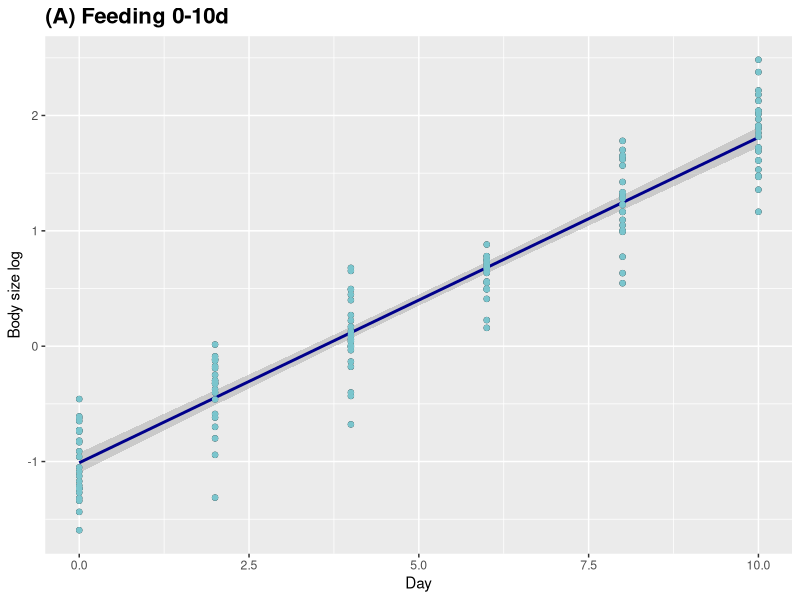
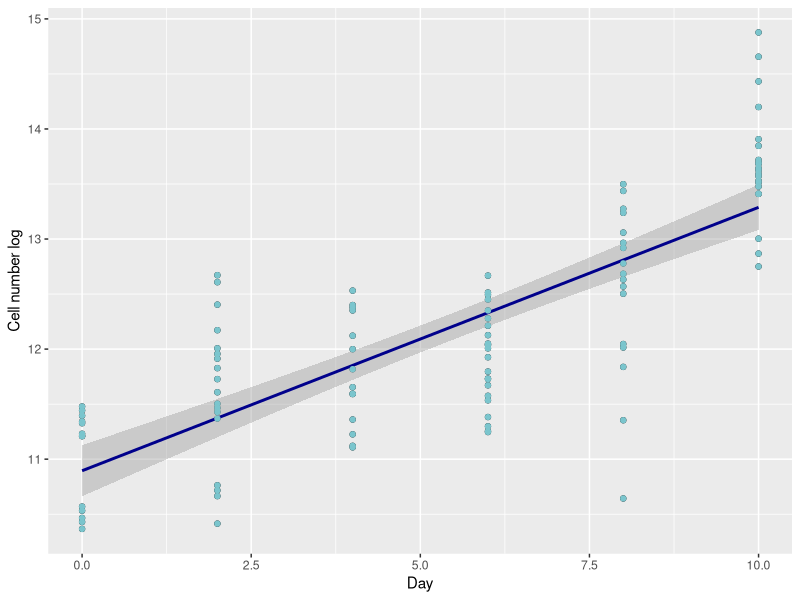
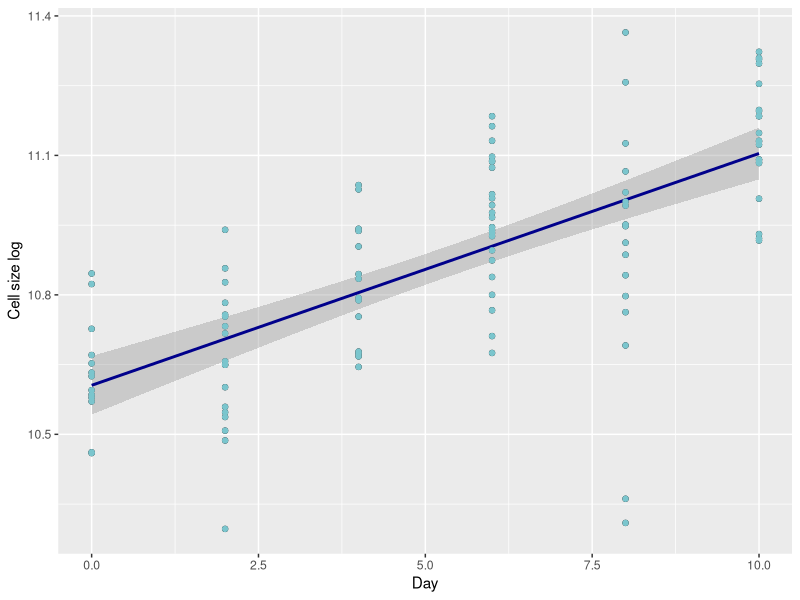
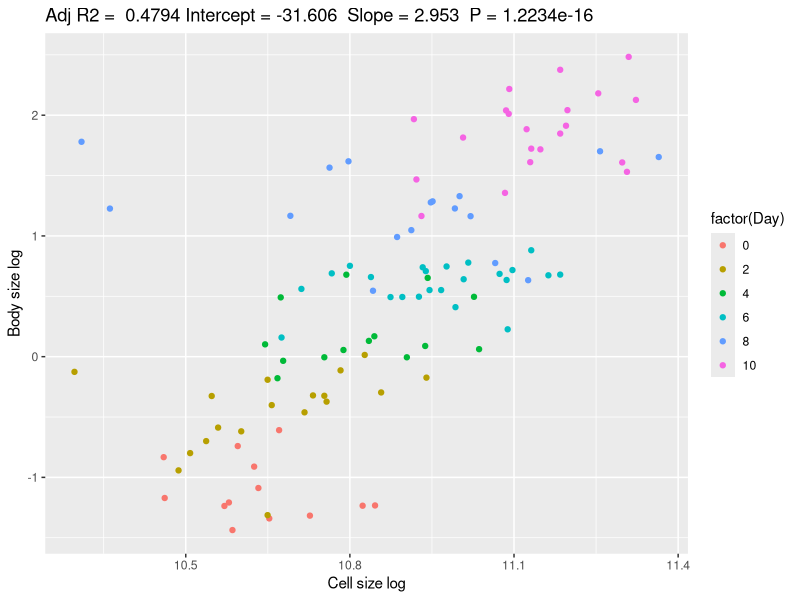
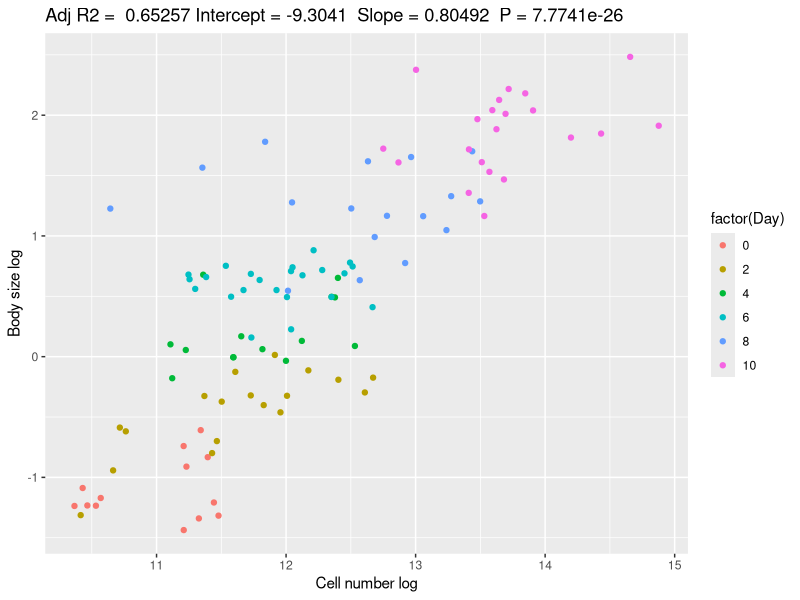
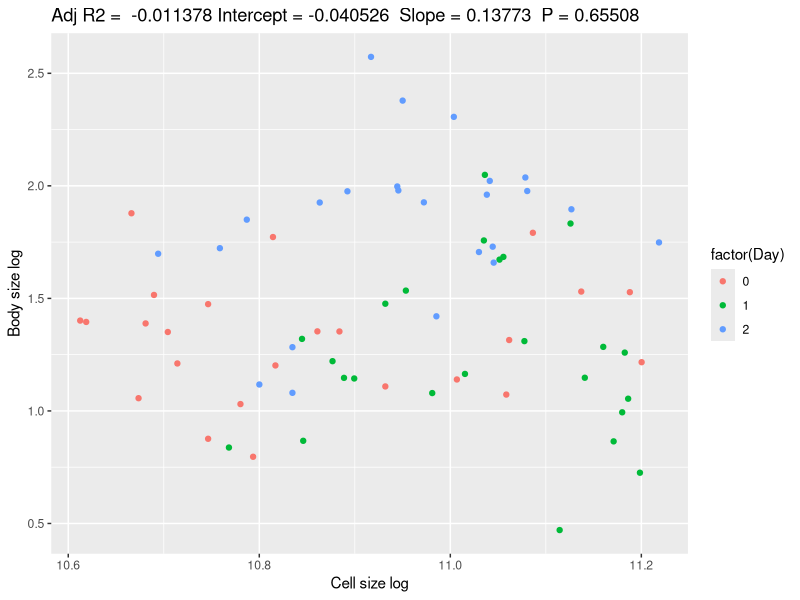
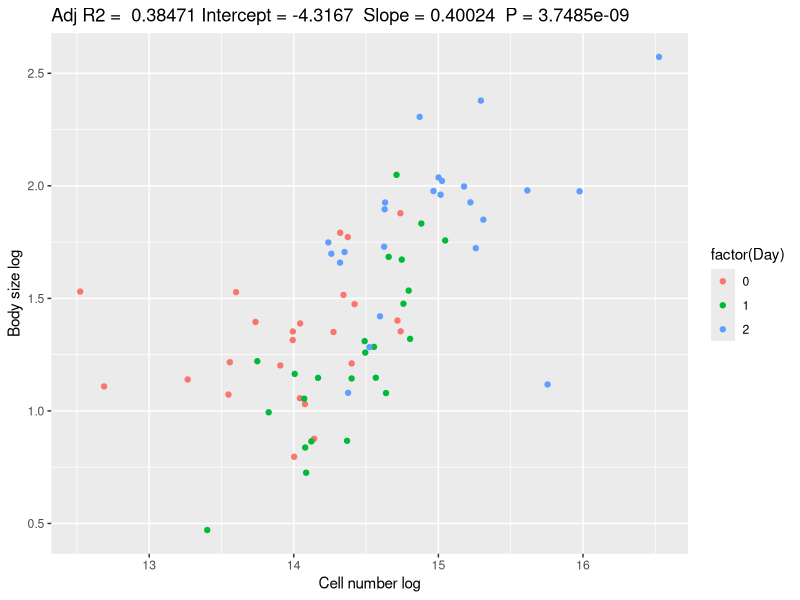
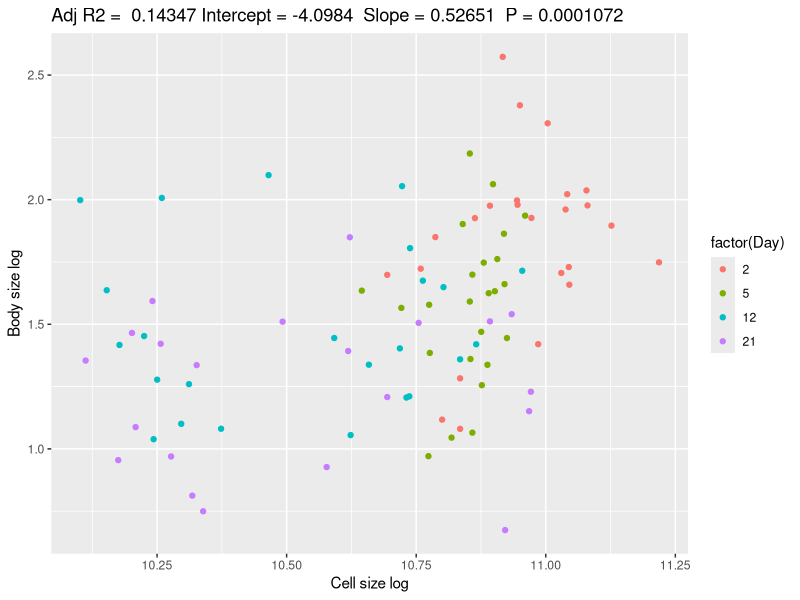

Here is the R script that generated these plots, in order: (Note: this script raises an error after producing the figures.)
#imports
library(ggplot2)
library(gridExtra)

#FEEDING
#open data files .csv for feeding periods 0-10d
#df.growth contains body size, cell number and cell size
#df.growth.body contains only body size (with more data points than the data frame above)
df.growth = read.csv("Data/nematostella_growth_bgp.csv")
df.growth.body=read.csv("Data/body_size_growth_bgp.csv")

#fit simple linear regressions for log body size, log cell number and log cell size  with respect to day
my.lm.bodysize = lm(log.body.size ~ Day, data=df.growth.body)
summary(my.lm.bodysize) #summary statistics of the linear model
AIC(my.lm.bodysize)#compute the AIC value for future model selection

my.lm.cellnumber = lm(log.cell.number ~ Day_y, data=df.growth)
summary(my.lm.cellnumber)
AIC(my.lm.cellnumber)

my.lm.cellsize = lm(log.cell.size ~ Day, data=df.growth)
summary(my.lm.cellsize)
AIC(my.lm.cellsize)

#plots of the simple linear regressions

ggplot(df.growth.body, aes(x = Day, y = log.body.size)) + 
  geom_point() +
  stat_smooth(method = "lm", col = "darkblue")+geom_point(color='cadetblue3')+
  labs(title ="(A) Feeding 0-10d", y='Body size log')+
  theme(plot.title = element_text(face="bold", size=16))

ggplot(df.growth, aes(x = Day_y, y = log.cell.number)) + 
  geom_point() +
  stat_smooth(method = "lm", col = "darkblue")+geom_point(color='cadetblue3')+
  labs(y='Cell number log', x='Day')

ggplot(df.growth, aes(x = Day, y = log.cell.size)) + 
  geom_point() +
  stat_smooth(method = "lm", col = "darkblue")+geom_point(color='cadetblue3')+
  labs(y='Cell size log')


#Fit a multiple linear regression model to find correlations between log body size and log cell number and size
my.lm.growth = lm(log.body.size ~ log.cell.size + log.cell.number, data=df.growth)
summary(my.lm.growth)
AIC(my.lm.growth)

#Fit two simple linear regressions to find correlations between body size and cell size, and body size
#and cell number
my.lm.growth.size = lm(log.body.size ~ log.cell.size, data=df.growth)
summary(my.lm.growth.size)
AIC(my.lm.growth.size)

my.lm.growth.numb = lm(log.body.size ~ log.cell.number, data=df.growth)
summary(my.lm.growth.numb)
AIC(my.lm.growth.numb)

#plots of the independent correlations
ggplot(df.growth, aes(x = log.cell.size, y = log.body.size, col=factor(Day))) + 
  geom_point()+
  labs(title = paste("Adj R2 = ",signif(summary(my.lm.growth.size)$adj.r.squared, 5),
                     "Intercept =",signif(my.lm.growth.size$coef[[1]],5 ),
                     " Slope =",signif(my.lm.growth.size$coef[[2]], 5),
                     " P =",signif(summary(my.lm.growth.size)$coef[2,4], 5)), y='Body size log',
       x='Cell size log')

ggplot(df.growth, aes(x = log.cell.number, y = log.body.size, col=factor(Day))) + 
  geom_point()+
  labs(title = paste("Adj R2 = ",signif(summary(my.lm.growth.numb)$adj.r.squared, 5),
                     "Intercept =",signif(my.lm.growth.numb$coef[[1]],5 ),
                     " Slope =",signif(my.lm.growth.numb$coef[[2]], 5),
                     " P =",signif(summary(my.lm.growth.numb)$coef[2,4], 5)), y='Body size log',
       x='Cell number log')

#STARVATION
#open data file containing body size, cell number and cell size for starvation periods 0-21d
df.degrowth = read.csv("Data/nematostella_degrowth_bgp.csv")
df.degrowth02=subset(df.degrowth, Day <=2) #get first part where growth happens
df.degrowth221 = subset(df.degrowth, Day>= 2) #get second part where degrowth happens

#Fit a multiple linear regression model to find correlations between log body size and log cell number and size
#for growth and degrowth phases in starvation
my.lm.degrowth02 = lm(log.body.size~ log.cell.size + log.cell.number, data=df.degrowth02)
summary(my.lm.degrowth02)
AIC(my.lm.degrowth02)

my.lm.degrowth221 = lm(log.body.size ~ log.cell.size + log.cell.number, data=df.degrowth221)
summary(my.lm.degrowth221)
AIC(my.lm.degrowth221)


#Fit simple linear regressions to find correlations between body size and cell size, and body size
#and cell number, separately

#growth phase
my.lm.degrowth02.size = lm(log.body.size ~ log.cell.size, data=df.degrowth02)
summary(my.lm.degrowth02.size)
AIC(my.lm.degrowth02.size)

my.lm.degrowth02.numb = lm(log.body.size ~ log.cell.number, data=df.degrowth02)
summary(my.lm.degrowth02.numb)
AIC(my.lm.degrowth02.numb)

#plots
ggplot(df.degrowth02, aes(x = log.cell.size, y = log.body.size, col=factor(Day))) + 
  geom_point()+
  labs(title = paste("Adj R2 = ",signif(summary(my.lm.degrowth02.size)$adj.r.squared, 5),
                     "Intercept =",signif(my.lm.degrowth02.size$coef[[1]],5 ),
                     " Slope =",signif(my.lm.degrowth02.size$coef[[2]], 5),
                     " P =",signif(summary(my.lm.degrowth02.size)$coef[2,4], 5)), y='Body size log',
       x='Cell size log')



ggplot(df.degrowth02, aes(x = log.cell.number, y = log.body.size, col=factor(Day))) + 
  geom_point()+
  labs(title = paste("Adj R2 = ",signif(summary(my.lm.degrowth02.numb)$adj.r.squared, 5),
                     "Intercept =",signif(my.lm.degrowth02.numb$coef[[1]],5 ),
                     " Slope =",signif(my.lm.degrowth02.numb$coef[[2]], 5),
                     " P =",signif(summary(my.lm.degrowth02.numb)$coef[2,4], 5)), y='Body size log',
       x='Cell number log')

#degrowth phase
my.lm.degrowth221.size = lm(log.body.size ~ log.cell.size, data=df.degrowth221)
summary(my.lm.degrowth221.size)
AIC(my.lm.degrowth221.size)


my.lm.degrowth221.numb = lm(log.body.size ~ log.cell.number, data=df.degrowth221)
summary(my.lm.degrowth221.numb)
AIC(my.lm.degrowth221.numb)

#plots
ggplot(df.degrowth221, aes(x = log.cell.size, y = log.body.size, col=factor(Day))) + 
  geom_point()+
  labs(title = paste("Adj R2 = ",signif(summary(my.lm.degrowth221.size)$adj.r.squared, 5),
                     "Intercept =",signif(my.lm.degrowth221.size$coef[[1]],5 ),
                     " Slope =",signif(my.lm.degrowth221.size$coef[[2]], 5),
                     " P =",signif(summary(my.lm.degrowth221.size)$coef[2,4], 5)), y='Body size log',
       x='Cell size log')

ggplot(df.degrowth221, aes(x = log.cell.number, y = log.body.size, col=factor(Day))) + 
  geom_point()+
  labs(title = paste("Adj R2 = ",signif(summary(my.lm.degrowth221.numb)$adj.r.squared, 5),
                     "Intercept =",signif(my.lm.degrowth221.numb$coef[[1]],5 ),
                     " Slope =",signif(my.lm.degrowth221.numb$coef[[2]], 5),
                     " P =",signif(summary(my.lm.degrowth221.numb)$coef[2,4], 5)), y='Body size log',
       x='Cell number log')


#REFEEDING
#Open data files for the two different treatments, 170d and 200d
df.treatments = read.csv("Data/treatments.csv") #data points for 170d and 200d merged together
df.treatment_170d = read.csv("Data/treatment_170d.csv") #data points for 170d
df.treatment_200d = read.csv("Data/treatment_200d.csv") #data points for 200d

#Fit simple linear regression models
my.lm.treatments = lm(log.body.size ~ Day, data=df.treatments)
summary(my.lm.treatments)
AIC(my.lm.treatments)

my.lm.treatment_170d = lm(log.body.size ~ Day, data=df.treatment_170d)
summary(my.lm.treatment_170d)
AIC(my.lm.treatment_170d)

my.lm.treatment_200d = lm(log.body.size ~ Day, data=df.treatment_200d)
summary(my.lm.treatment_200d)
AIC(my.lm.treatment_200d)

#plot
p=ggplot(df.treatment_170d, aes(x = Day, y = log.body.size, color="170d")) + 
  geom_point(col='orange') +
  stat_smooth(method = "lm", aes(color="170d"))+
  labs(title='Re-feeding', y='Body size log', x='Day') 
p=p+geom_point(data = df.treatment_200d, aes(color="200d"))+
  stat_smooth(data = df.treatment_200d, method = "lm", aes(color="200d"))
p=p+
  stat_smooth(data = df.treatments, method = "lm", aes(color="both"))+
  scale_color_manual(name = "", values = c("170d" = "orange", 
                                           "200d" = "purple", "both"="black"))
print(p)

#plot removing the linear regression model for the merged dataset 
p=ggplot(df.treatment_170d, aes(x = Day, y = log.body.size, color="170 days")) + 
  geom_point(col='orange') +
  stat_smooth(method = "lm", aes(color="170 days"))+
  labs(title='(B) Refeeding', y='Body size log', x='Day')+
  theme(plot.title = element_text(face="bold", size=16)) 
p=p+geom_point(data = df.treatment_200d, aes(color="200 days"))+
  stat_smooth(data = df.treatment_200d, method = "lm", aes(color="200 days"))+
  scale_color_manual(name = "After starved for:", values = c("170 days" = "orange", 
                                                             "200 days" = "purple"))
print(p)

#long starvation data
df.longB = read.csv("Data/long_starvation_B.csv")
df.longanB = read.csv("Data/long_starvation_analogous_B.csv")

my.lm.longB = lm(log.body.size ~ Day, data=df.longB)
summary(my.lm.longB)
sigma(my.lm.longB)
AIC(my.lm.longB)

my.lm.longanB = lm(log.body.size ~ Day, data=df.longanB)
summary(my.lm.longanB)
AIC(my.lm.longanB)

#plot of long B
ggplot(df.longB, aes(x = Day, y = log.body.size)) + 
  geom_point() +
  stat_smooth(method = "lm", col = "darkblue")+geom_point(color='cadetblue3')+
  labs(title ="Long starvation (i)", y='Body size log')+
  theme(plot.title = element_text(face="bold", size=16))

#Comparison of growth and degrowth data by merging dataframes,respectevly, and analysing if a nested
#model for the whole data is better than several models, one for each dataset
df.all_growth_02 = read.csv("Data/all_growth_02.csv") #all growth lines including simple regression starvation 0-2d
df.all_degrowth_221=read.csv("Data/all_degrowth_221.csv") #all degrowth lines including simple regression starvation 2-21d

my.lm.g_02 = lm(log.body.size ~ Day, data=df.all_growth_02)
summary(my.lm.g_02)
AIC(my.lm.g_02)

my.lm.dg_221 = lm(log.body.size ~ Day, data=df.all_degrowth_221)
summary(my.lm.dg_221)
AIC(my.lm.dg_221)

#perform likelihood ratio test
library(lmtest)

#growth
nested1=update(my.lm.bodysize, data=my.lm.g_02$model) 
lrtest(my.lm.g_02, nested1) #nested model vs body size 0-10d
nested2=update(my.lm.treatment_170d, data=my.lm.g_02$model)
lrtest(my.lm.g_02, nested2) #nested model vs 170d
nested3=update(my.lm.treatment_200d, data=my.lm.g_02$model)
lrtest(my.lm.g_02, nested3) #nested model vs 200d
nested4=update(my.lm.bodysize_02, data=my.lm.g_02$model)
lrtest(my.lm.g_02, nested4) #nested model vs 0-2d

#degrowth 2-21

#first find the linear regression models missing for degrowth 2-21d body~Day 
my.lm.bodysize_221 = lm(log.body.size ~ Day, data=df.degrowth221)
summary(my.lm.degrowth221.size)
AIC(my.lm.degrowth221.size)

nest1=update(my.lm.dg_221, data=my.lm.bodysize_221$model)
lrtest(nest1, my.lm.bodysize_221) #nested model vs body size 2-21d
nest2=update(my.lm.dg_221, data=my.lm.longB$model)
lrtest(nest2, my.lm.longB) #nested model vs long starvation (i)
nest3=update(my.lm.dg_221, data=my.lm.longanB$model)
lrtest(nest3, my.lm.longanB) #nested model vs long starvation (ii)


#Computation of the log likelihood functions of each of the models
logLik(my.lm.g_02)
logLik(my.lm.bodysize)
logLik(my.lm.treatment_170d)
logLik(my.lm.treatment_200d)
logLik(my.lm.bodysize)
logLik(my.lm.longB)
logLik(my.lm.longanB)
logLik(my.lm.dg_221)

